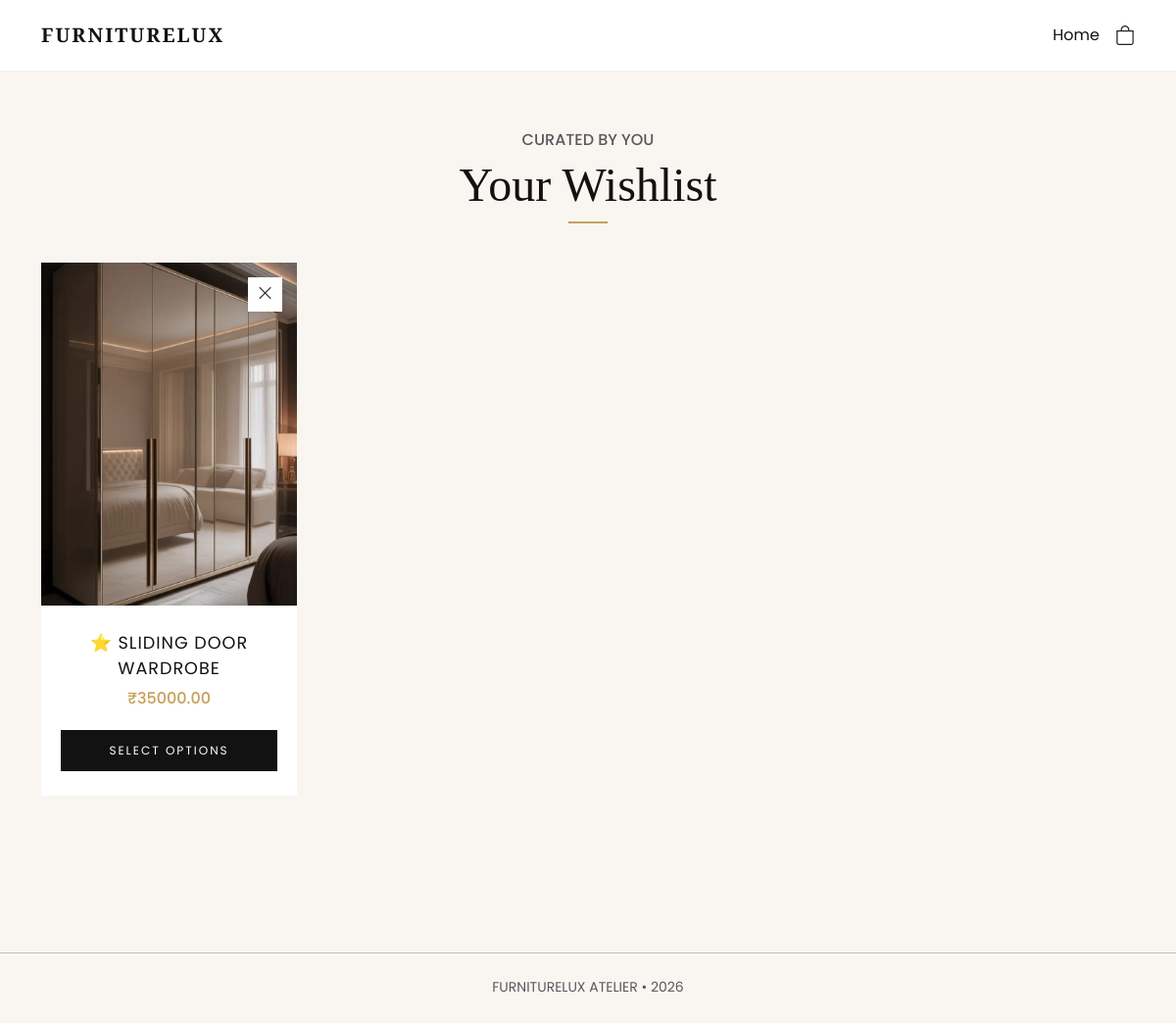
Screenshot of /wishlist/ (signed in) with the database file from the repository.
### store/models.py (models this page shows, shortened)
class Wishlist(models.Model):
    user = models.ForeignKey(User, on_delete=models.CASCADE, null=True, blank=True)
    product = models.ForeignKey(Product, on_delete=models.CASCADE)
    created_at = models.DateTimeField(auto_now_add=True)

class Product(models.Model):
    category = models.ForeignKey(Category, on_delete=models.CASCADE)
    name = models.CharField(max_length=250)
    description = models.TextField()
    price = models.DecimalField(max_digits=10, decimal_places=2)
    image = models.ImageField(upload_to='products/', blank=True, null=True)
    stock = models.IntegerField(default=0)
    category = models.ForeignKey(Category, on_delete=models.CASCADE)
    created_at = models.DateTimeField(auto_now_add=True)
    stock = models.PositiveIntegerField(default=0)
    gst_percentage = models.IntegerField(default=18)

### store/views.py (the view)
# urls.py: path('wishlist/', views.wishlist_page, name='wishlist'),
def wishlist_page(request):
    if request.user.is_authenticated:
        wishlist_items = Wishlist.objects.filter(user=request.user)
    else:
        wishlist_items = Wishlist.objects.filter(user=None)
    return render(request, 'store/wishlist.html', {'wishlist_items': wishlist_items})

### store/context_processors.py (called while the page is built)
def cart_item_count(request):
    if request.user.is_authenticated:
        count = Cart.objects.filter(user=request.user).count()
    else:
        count = Cart.objects.filter(user=None).count()
    return {'cart_count': count}

### store/templates/store/wishlist.html (shortened to what this page needs)
{% load static %}
<!DOCTYPE html>
<html lang="en">
<head>
    <link rel="stylesheet" href="https://cdn.jsdelivr.net/npm/bootstrap-icons@1.11.1/font/bootstrap-icons.css">
    <link href="https://cdn.jsdelivr.net/npm/bootstrap@5.3.0/dist/css/bootstrap.min.css" rel="stylesheet">
</head>
<body>
<nav class="navbar navbar-expand-lg sticky-top">
    <div class="container">
        <a class="navbar-brand" href="{% url 'home' %}">FURNITURELUX</a>
        <div class="ms-auto d-flex align-items-center">
            <a href="{% url 'home' %}" class="nav-link d-none d-md-block small ls-1 me-3">Home</a>
            <a href="{% url 'cart' %}" class="text-dark position-relative">
                <i class="bi bi-bag fs-5"></i>
            </a>
        </div>
    </div>
</nav>
<div class="container">
    <div class="wishlist-header text-center">
        <h6 class="text-uppercase ls-5 text-muted mb-2">Curated by You</h6>
        <h2 class="display-5">Your Wishlist</h2>
        <div class="mx-auto" style="width: 40px; height: 2px; background: var(--lux-gold);"></div>
    </div>
    {% if wishlist_items %}
    <div class="row g-4 pb-5">
        {% for item in wishlist_items %}
        <div class="col-lg-3 col-md-6">
            <div class="card wishlist-card h-100">
                <a href="{% url 'remove_from_wishlist' item.id %}" class="remove-trigger" title="Remove Item">
                    <i class="bi bi-x-lg"></i>
                </a>
                <a href="{% url 'product_detail' item.product.id %}" class="img-container">
                    {% if item.product.image %}
                        <img src="{{ item.product.image.url }}" alt="{{ item.product.name }}">
                    {% else %}
                        <img src="https://via.placeholder.com/400x500?text=No+Image" alt="placeholder">
                    {% endif %}
                </a>
                <div class="card-body text-center d-flex flex-column">
                    <a href="{% url 'product_detail' item.product.id %}" class="product-title">
                        {{ item.product.name }}
                    </a>
                    <p class="product-price">₹{{ item.product.price }}</p>
                    <div class="mt-auto">
                        <a href="{% url 'product_detail' item.product.id %}" class="btn btn-lux-dark">
                            Select Options
                        </a>
                    </div>
                </div>
            </div>
        </div>
        {% endfor %}
    </div>
    {% endif %}
</div>
<footer class="py-5 text-center mt-5">
    <hr class="opacity-10 mb-4">
    <p class="small text-muted text-uppercase ls-2">FURNITURELUX ATELIER • 2026</p>
</footer>
</body>
</html>

### store/templates/store/wishlist.html (style rules this page uses)
:root { --lux-gold: #c5a059; --lux-dark: #121212; --lux-beige: #f9f6f2; --lux-grey: #6c757d; }
body { font-family: 'Poppins', sans-serif; background-color: var(--lux-beige); color: var(--lux-dark); min-height: 100vh; }
h1, h2, h3, h4, .navbar-brand { font-family: 'Playfair Display', serif; }
.navbar { background-color: #fff !important; padding: 1rem 0; border-bottom: 1px solid #eee; }
.navbar-brand { font-weight: 700; letter-spacing: 2px; color: var(--lux-dark) !important; }
.wishlist-header { padding: 60px 0 40px; }
.wishlist-card { background: white; border: none; border-radius: 0; transition: all 0.4s ease; position: relative; overflow: hidden; }
.img-container { position: relative; height: 350px; overflow: hidden; background: #fff; }
.img-container img { width: 100%; height: 100%; object-fit: cover; transition: 0.6s; }
.remove-trigger { position: absolute; top: 15px; right: 15px; z-index: 10; background: white; color: var(--lux-dark); width: 35px; height: 35px; display: flex; align-items: center; justify-content: center; text-decoration: none; transition: 0.3s; box-shadow: 0 2px 10px rgba(0,0,0,0.1); }
.card-body { padding: 25px 20px; }
.product-title { font-size: 1.1rem; text-transform: uppercase; letter-spacing: 1px; margin-bottom: 5px; display: block; color: var(--lux-dark); text-decoration: none; }
.product-price { color: var(--lux-gold); font-weight: 500; margin-bottom: 20px; }
.btn-lux-dark { background: var(--lux-dark); color: white; border-radius: 0; text-transform: uppercase; font-size: 0.75rem; letter-spacing: 2px; padding: 12px 0; width: 100%; transition: 0.3s; border: none; }

### rows the page displays
Wishlist: product.image (picture), product.name "⭐ SLIDING DOOR WARDROBE", product.price "35000.00"
